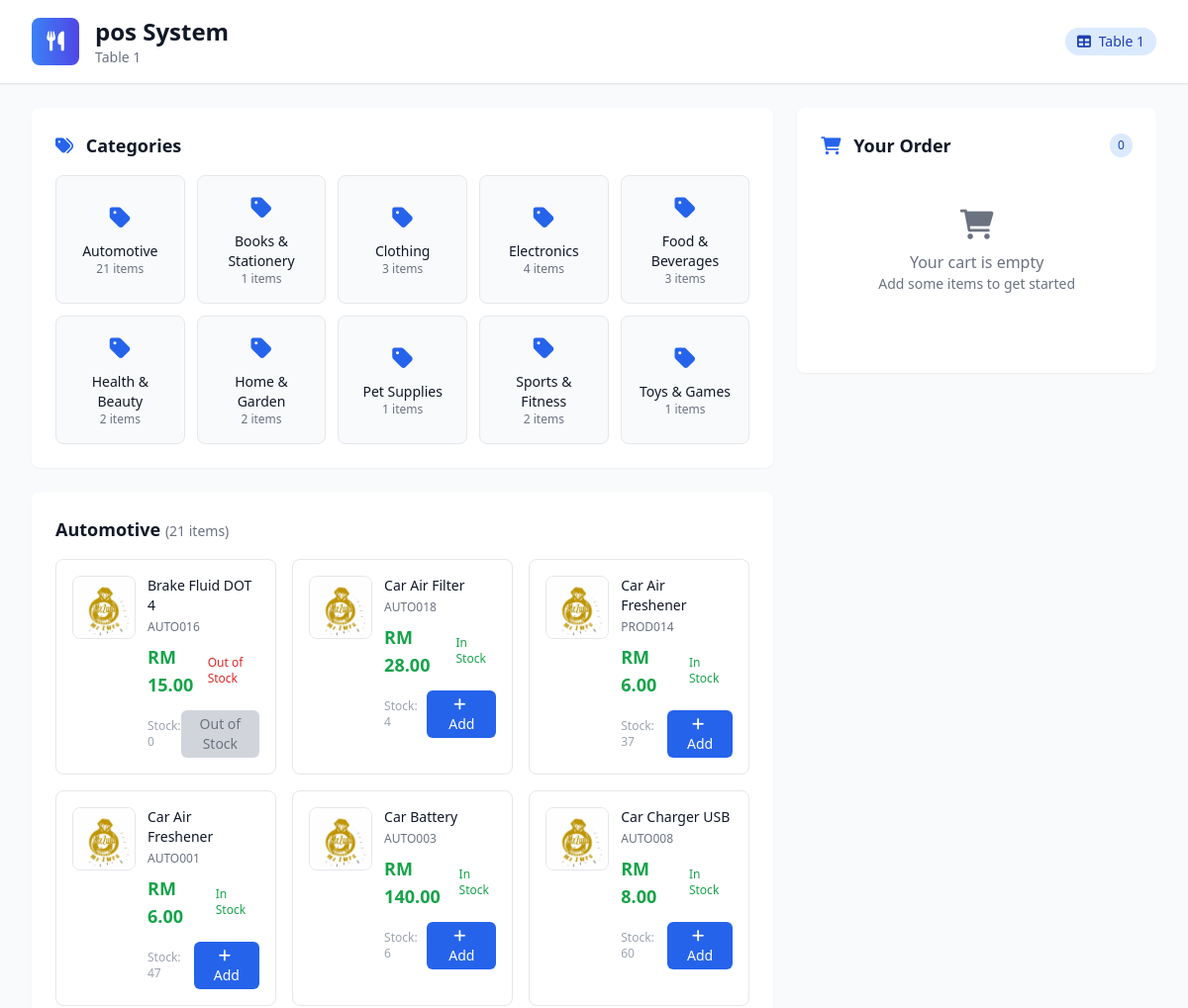
/customer-order.php (upper part), run on an earlier commit of the app's database.
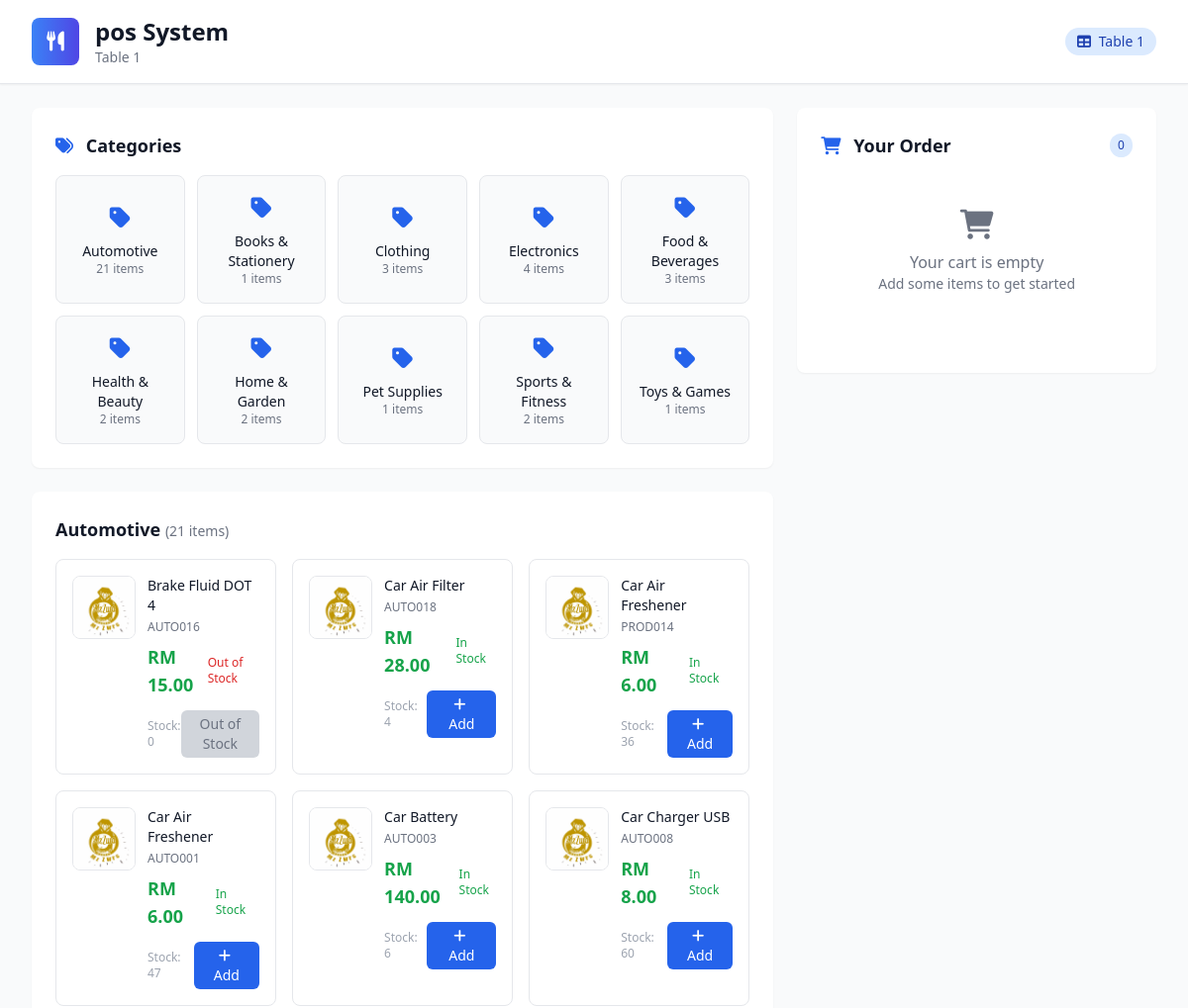
And on a later commit of the database.
### tables this page shows
CREATE TABLE IF NOT EXISTS `products` (
  `id` int NOT NULL AUTO_INCREMENT,
  `sku` varchar(100) NOT NULL DEFAULT '-',
  `barcode` varchar(100) DEFAULT '-',
  `name` varchar(255) NOT NULL DEFAULT '-',
  `description` text,
  `category_id` int DEFAULT '0',
  `supplier_id` int DEFAULT '0',
  `uom_id` int DEFAULT '0',
  `cost_price` decimal(10,2) NOT NULL DEFAULT '0.00',
  `selling_price` decimal(10,2) NOT NULL DEFAULT '0.00',
  `stock_quantity` int DEFAULT '0',
  `min_stock_level` int DEFAULT '0',
  `max_stock_level` int DEFAULT '0',
  `is_active` tinyint(1) DEFAULT '1',
  `created_at` timestamp NULL DEFAULT CURRENT_TIMESTAMP,
  `updated_at` timestamp NULL DEFAULT CURRENT_TIMESTAMP ON UPDATE CURRENT_TIMESTAMP,
  `img` varchar(150) NOT NULL,
  PRIMARY KEY (`id`),
  UNIQUE KEY `sku` (`sku`),
  UNIQUE KEY `barcode` (`barcode`),
  KEY `category_id` (`category_id`),
  KEY `supplier_id` (`supplier_id`),
  KEY `uom_id` (`uom_id`),
  KEY `idx_products_sku` (`sku`),
  KEY `idx_products_barcode` (`barcode`)
);

### customer-order.php (the view, shortened to what the changed rows need)
<?php
include 'include/conn.php';
$categories_query = mysqli_query($conn, "SELECT * FROM categories WHERE is_active = 1 ORDER BY name");
$categories = [];
while ($category = mysqli_fetch_array($categories_query)) {
    $category_id = $category['id'];
    $products_query = mysqli_query($conn, "SELECT id, name, sku, selling_price, stock_quantity, img FROM products WHERE category_id = $category_id AND is_active = 1 ORDER BY name");
    $products = [];
    while ($product = mysqli_fetch_array($products_query)) {
        $products[] = $product;
    }
    $category['products'] = $products;
    $categories[] = $category;
}
$company_query = mysqli_query($conn, "SELECT * FROM company_settings WHERE id = 1");
$company = mysqli_fetch_array($company_query);
?>
<!DOCTYPE html>
<html lang="en">
<head>
    <script src="https://cdn.tailwindcss.com"></script>
    <link rel="stylesheet" href="https://cdnjs.cloudflare.com/ajax/libs/font-awesome/6.0.0/css/all.min.css">
</head>
<body class="bg-gray-50">
    <header class="bg-white shadow-sm border-b">
        <div class="max-w-7xl mx-auto px-4 sm:px-6 lg:px-8">
            <div class="flex justify-between items-center py-4">
                <div class="flex items-center space-x-4">
                    <div>
                        <h1 class="text-2xl font-bold text-gray-900"><?= htmlspecialchars($company['company_name']) ?></h1>
                    </div>
                </div>
            </div>
        </div>
    </header>
    <div class="max-w-7xl mx-auto px-4 sm:px-6 lg:px-8 py-6">
        <div class="grid grid-cols-1 lg:grid-cols-3 gap-6">
            <div class="lg:col-span-2">
                <div class="bg-white rounded-lg shadow-sm p-6 mb-6">
                    <h2 class="text-lg font-semibold text-gray-900 mb-4">
                        <i class="fas fa-tags mr-2 text-blue-600"></i>
                        Categories
                    </h2>
                </div>
                <?php foreach ($categories as $category): ?>
                <div id="category-<?= $category['id'] ?>" class="category-products bg-white rounded-lg shadow-sm p-6">
                    <h3 class="text-lg font-semibold text-gray-900 mb-4">
                        <?= htmlspecialchars($category['name']) ?>
                        <span class="text-sm font-normal text-gray-500">(<?= count($category['products']) ?> items)</span>
                    </h3>
                    <?php if (empty($category['products'])): ?>
                    <div class="text-center py-8">
                        <i class="fas fa-box-open text-4xl text-gray-300 mb-3"></i>
                        <p class="text-gray-500">No products available in this category</p>
                    </div>
                    <?php else: ?>
                    <div class="grid grid-cols-1 sm:grid-cols-2 lg:grid-cols-3 gap-4">
                        <?php foreach ($category['products'] as $product): ?>
                        <div class="product-card bg-white border border-gray-200 rounded-lg p-4 hover:shadow-lg">
                            <div class="flex items-start space-x-3">
                                <div class="flex-shrink-0">
                                    <?php if ($product['img'] && $product['img'] !== '-'): ?>
                                        <img src="uploads/products/<?= htmlspecialchars($product['img']) ?>"
                                             alt="<?= htmlspecialchars($product['name']) ?>"
                                             class="w-16 h-16 rounded-lg object-cover border border-gray-200">
                                    <?php else: ?>
                                        <div class="w-16 h-16 bg-gradient-to-r from-green-500 to-emerald-600 rounded-lg flex items-center justify-center">
                                            <i class="fas fa-box text-white text-lg"></i>
                                        </div>
                                    <?php endif; ?>
                                </div>
                                <div class="flex-1 min-w-0">
                                    <h4 class="font-medium text-gray-900 text-sm mb-1"><?= htmlspecialchars($product['name']) ?></h4>
                                    <p class="text-xs text-gray-500 mb-2"><?= htmlspecialchars($product['sku']) ?></p>
                                    <div class="flex items-center justify-between">
                                        <div class="text-lg font-bold text-green-600">
                                            RM <?= number_format($product['selling_price'], 2) ?>
                                        </div>
                                        <div class="text-xs <?= $product['stock_quantity'] > 0 ? 'text-green-600' : 'text-red-600' ?>">
                                            <?= $product['stock_quantity'] > 0 ? 'In Stock' : 'Out of Stock' ?>
                                        </div>
                                    </div>
                                    <div class="mt-3 flex items-center justify-between">
                                        <span class="text-xs text-gray-400">Stock: <?= $product['stock_quantity'] ?></span>
                                        <?php if ($product['stock_quantity'] > 0): ?>
                                        <button onclick="addToCustomerCart(<?= $product['id'] ?>, '<?= htmlspecialchars($product['name']) ?>', <?= $product['selling_price'] ?>)"
                                                class="bg-blue-600 hover:bg-blue-700 text-white px-3 py-1 rounded-md text-sm font-medium transition-colors">
                                            <i class="fas fa-plus mr-1"></i>
                                            Add
                                        </button>
                                        <?php else: ?>
                                        <button disabled class="bg-gray-300 text-gray-500 px-3 py-1 rounded-md text-sm font-medium cursor-not-allowed">
                                            Out of Stock
                                        </button>
                                        <?php endif; ?>
                                    </div>
                                </div>
                            </div>
                        </div>
                        <?php endforeach; ?>
                    </div>
                    <?php endif; ?>
                </div>
                <?php endforeach; ?>
            </div>
            <div class="lg:col-span-1">
                <div class="bg-white rounded-lg shadow-sm p-6 sticky top-6">
                    <div class="flex items-center justify-between mb-4">
                        <h2 class="text-lg font-semibold text-gray-900">
                            <i class="fas fa-shopping-cart mr-2 text-blue-600"></i>
                            Your Order
                        </h2>
                    </div>
                </div>
            </div>
        </div>
    </div>
</body>
</html>

What changed in the data, as far as the page shows it:
changed products "PROD014": stock_quantity "37" → "36"
